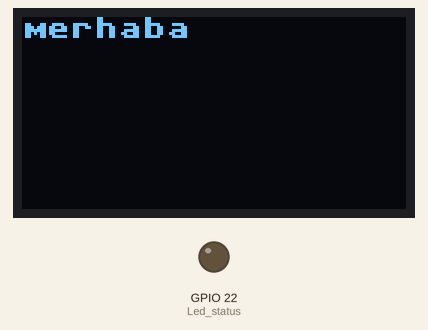
A program run on a simulated ESP32 board running MicroPython. Parts: 128×64 one-colour display, output pins drawn as LEDs (lit = HIGH). WiFi joins after 1.5 s; library files of the repository ran but are not shown: ssd1306.py.

Above: at 0.1 s.
At 0.6 s:
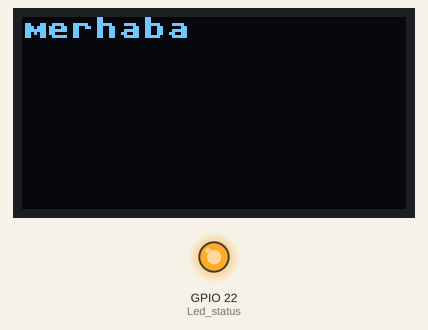
Timing chart, 0 to 130.0 s (numbered marks = the images above):
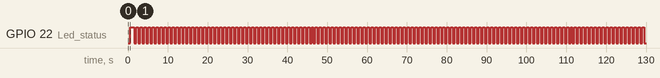

The program:

oled_kullanimi.py
```python
# OLED EKRAN KULLANIMI
"""
ESP32    OLED

3.3V --> VCC
G    --> GND
18   --> SCL
19   --> SDA

"""
"""
upip kullanimi (paket yükleyicisi,PIP karşılığıdır
upip kullanarak ssd1306 paketini esp32 ye yukluyoruz

import upip
dir(upip)
upip.install('micropython-ssd1306')

"""

import network
wifi=network.WLAN(network.STA_IF)

import aga_baglan
import machine
from machine import Pin, I2C

Led_status= Pin (22,Pin.OUT)
i2c = I2C(scl=Pin(18), sda=Pin(19), freq=400000)

#oled test
import ssd1306
oled=ssd1306.SSD1306_I2C(128,64,i2c)
oled.text("merhaba",0,0)
oled.show()


#timer objesi olusturmak
def tmr1_kesmesi(timer):
    #aga baglımıyım testi
    if wifi.isconnected():
        Led_status.value(1 - Led_status.value())#yanık
    else:
        Led_status.value(1)#sonuk

from machine import Timer
tmr1 = Timer(-1) # sanal zamanlayici olustur
tmr1.init(period=500, mode=Timer.PERIODIC, callback=tmr1_kesmesi)
#timer objesi olusturmak


    
```

aga_baglan.py
```python
import network
wifi=network.WLAN(network.STA_IF)
wifi.active(True)
wifi.connect('wifi adi','wifi sifresi')
```

Measured:
- by itself, GPIO 22 (Led_status): repeats every 1.0 s: LOW 0.50 s, HIGH 0.50 s
- by itself, everything shown: repeats every 15.0 s, in 30 steps
